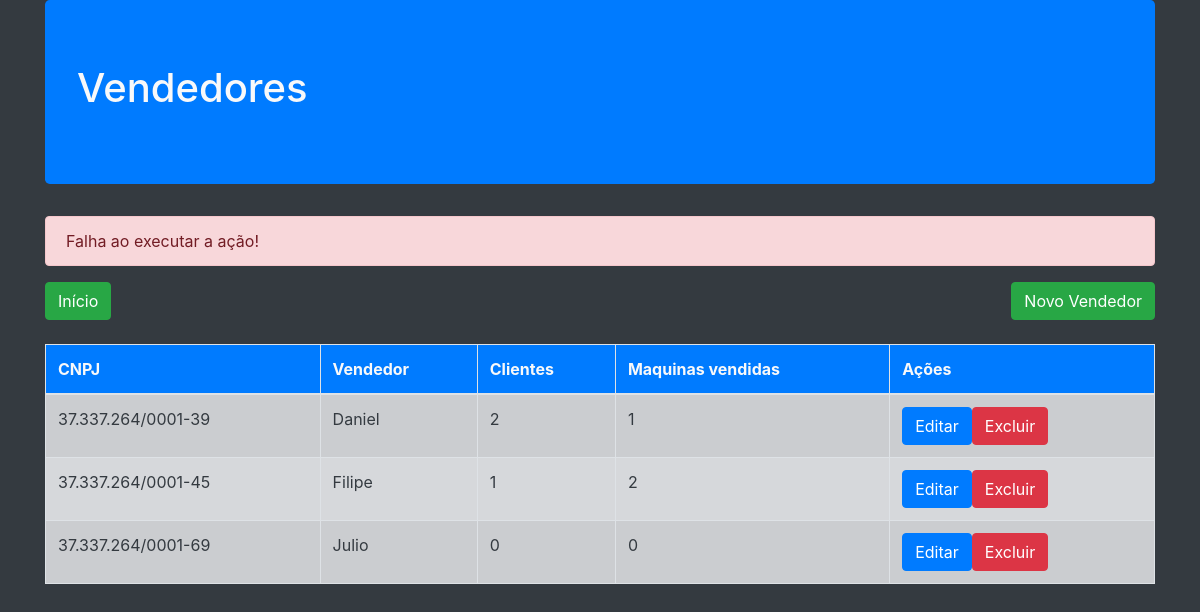
Screenshot of /Vendedor/ListaVendedor.php?status=error with the database file from the repository.
### tables this page shows
CREATE TABLE `vendedor` (
  `cnpj_vend` varchar(18) NOT NULL,
  `nome` varchar(100) NOT NULL
);

### Vendedor/App/Db/Conexao.class.php (called while the page is built, shortened)
<?php
class Conexao{
private $table;
private $connection;
public function __construct($table=null)
{
    $this->table= $table;
}
private function Conexao(){
    $username='root';
    $password='';
   try{
        $this->connection= new PDO ('mysql:host=localhost;dbname=cadastro_maquinas',$username, $password);
        $this->connection->setAttribute(PDO::ATTR_ERRMODE,PDO::ERRMODE_EXCEPTION);
    }catch(PDOException $e){
        die('ERROR:'.$e->getMessage());
}
}
public function execute($query,$params=[]){
    try{
        $statement = $this->connection->prepare($query);
        $statement->execute($params);
        return $statement;
    }catch(PDOException $e){
        die('ERROR:'.$e->getMessage());
    }
}
public function select($where=null,$order=null,$limit=null,$fields='*'){
    $where= strlen($where)?'WHERE '.$where:'';
    $order= strlen($order)?'ORDER BY '.$order:'';
    $limit= strlen($limit)?'LIMIT '.$limit:'';
    $query='SELECT '.$fields.' FROM '.$this->table.' '.$where.' '.$order.' '.$limit;
    return $this->execute($query);
}
}
?>

### Vendedor/App/Entity/Vendedor.class.php (called while the page is built, shortened)
<?php
require_once ('../Vendedor/App/Db/Conexao.class.php');
class Vendedor{
public static function getVendedores($where=null,$order=null,$limit=null,$fields='*'){
return (new Conexao('vendedor'))->select($where,$order,$limit,$fields)
                                ->fetchAll(PDO::FETCH_CLASS,self::class);
}
}
?>

### Vendedor/App/Entity/Cliente.class.php (called while the page is built, shortened)
<?php
require_once ('../Vendedor/App/Db/Conexao.class.php');
class Cliente{
public static function getClientes($where=null,$order=null,$limit=null,$fields='*'){
return (new Conexao('cliente'))->select($where,$order,$limit,$fields)
                                ->fetchAll(PDO::FETCH_CLASS,self::class);
}
}
?>

### Vendedor/ListaVendedor.php (the view, shortened to what this page needs)
<?php
require ('./App/Entity/Cliente.class.php');
require ('./App/Entity/Vendedor.class.php');
$vendedores = Vendedor:: getVendedores();
$clientes = Cliente:: getClientes();
$imprime='';
$cont_cli=0;
$cont_maq=0;
foreach ($vendedores as $vendedor){
    foreach ($clientes as $cliente){
        if ($cliente->cnpj_vend==$vendedor->cnpj_vend){
            $cont_cli=$cont_cli+1;
            $cont_maq=$cont_maq+$cliente->qtd_maq;
        }
    }
    $imprime.= '<tr>
    <td>'.$vendedor->cnpj_vend.'</td>
    <td>'.$vendedor->nome.'</td>
    <td>'.$cont_cli.'</td>
    <td>'.$cont_maq.'</td>
    <td><a href="EditarVendedor.php?vendedor='.$vendedor->cnpj_vend.'" class="btn btn-primary">Editar</a ><a href="DeletarVendedor.php?vendedor='.$vendedor->cnpj_vend.'"  class="btn btn-danger">Excluir</a></td>
</tr>';
$cont_cli=0;
$cont_maq=0;
}
$msg='';
if(isset($_GET['status'])){
    switch ($_GET['status']){
        case 'error':
            $msg='<div class="alert alert-danger">Falha ao executar a ação!</div>';
            break;
    }
}
require ('./Header.php')
?>
<?=$msg?>
<a class="btn btn-success mb-4 float-left" href="../index.php">Início</a>
<a class="btn btn-success mb-4 float-right" href="./CadastraVendedor.php">Novo Vendedor</a>
<table class="table  table-striped table-bordered table-hover ">
    <thead class="bg-primary">
        <tr>
            <th>CNPJ</th>
            <th>Vendedor</th>
            <th>Clientes</th>
            <th>Maquinas vendidas</th>
            <th>Ações</th>
        </tr>
    </thead>
    <tbody class="table-secondary text-dark">
       <?php if ($imprime=='')
       echo $imprime;?>
    </tbody>
</table>
<?php
require ('./Footer.php')
?>

### rows the page displays
vendedor: cnpj_vend "37.337.264/0001-39", nome "Daniel", cont_cli "2", cont_maq "1"
vendedor: cnpj_vend "37.337.264/0001-45", nome "Filipe", cont_cli "1", cont_maq "2"
vendedor: cnpj_vend "37.337.264/0001-69", nome "Julio", cont_cli "0", cont_maq "0"
